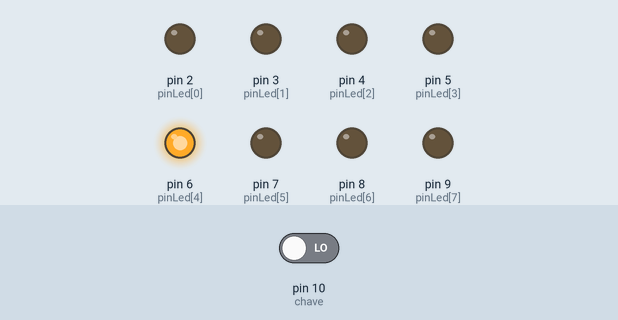
Bench run of a sketch on a simulated Arduino Uno, built with avr-gcc and run on an emulated ATmega328P. On the bench: output pins drawn as LEDs (lit = HIGH). The inputs (shaded band) are chosen by the test bench; at power-on: pin 10 (chave) LOW. What the sketch prints to the serial monitor is not drawn.

Above: at 1.2 s.
1.3 s: pin 10 (chave) driven HIGH
At 1.35 s:
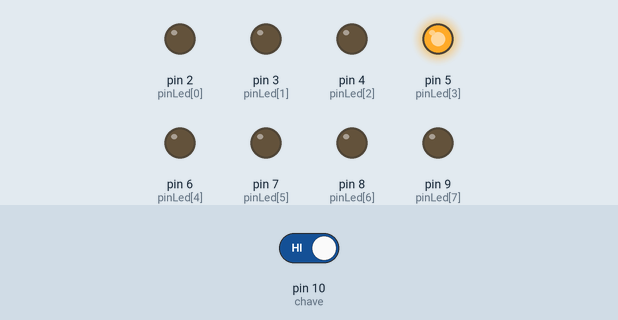
At 2.2 s:
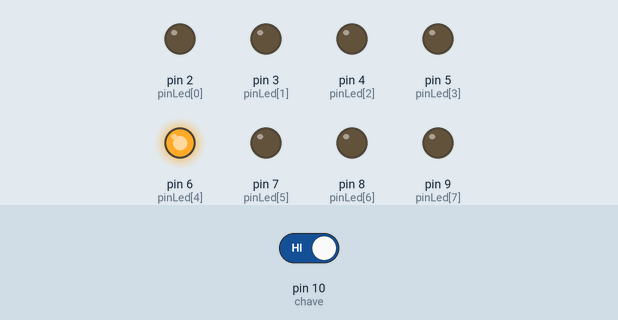
6.6 s: pin 10 (chave) driven LOW
At 8.2 s:
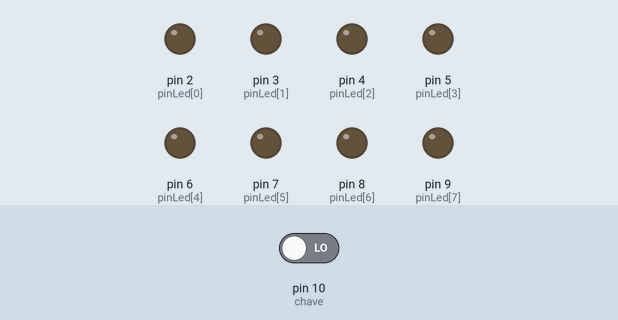
Timing chart, 0 to 9.7 s (numbered marks = the images above; inputs shaded):
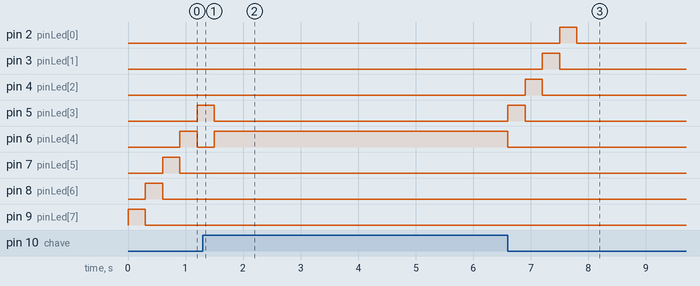

The sketch:

LED_CHAVE.ino
```cpp
int pinLed[8] = { 2, 3, 4, 5, 6, 7, 8, 9 };
unsigned int ledAtual, maxLeds = 8, minLeds = 0;
int chave = 10;
bool chave_on;

void setup() {
  for (int i = 0; i <= maxLeds; i++)
  {
    pinMode(pinLed[i], OUTPUT);
  }
  pinMode(chave, INPUT);

   Serial.begin(9600);
   ledAtual = digitalRead(chave) ? 0 : 8;

}

void loop() {

  chave_on = digitalRead(chave);

  Serial.println(ledAtual);

  if (chave_on)
  {
    for ( int i = ledAtual; i < maxLeds; i++)
    {
      digitalWrite(pinLed[ledAtual], HIGH);
      delay(300);
      digitalWrite(pinLed[ledAtual], LOW);
      if (digitalRead(chave) != chave_on)
        return;
    }
  } else {
    for ( ledAtual = ledAtual; ledAtual > minLeds; ledAtual--)
    {
      digitalWrite(pinLed[ledAtual-1], HIGH);
      delay(300);
      digitalWrite(pinLed[ledAtual-1], LOW);
      if (digitalRead(chave) != chave_on)
        return;
    }
  }

}
```

Measured:
- after the input at 1.3 s, pin 2 (pinLed[0]): stays LOW (without the input it goes to HIGH after 0.80 s); pin 3 (pinLed[1]): stays LOW (without the input it goes to HIGH after 0.50 s); pin 4 (pinLed[2]): stays LOW (without the input it goes to HIGH after 0.20 s); pin 6 (pinLed[4]): LOW → HIGH after 0.20 s
- after the input at 6.6 s, pin 2 (pinLed[0]): LOW → HIGH after 0.90 s, → LOW 0.30 s later; pin 3 (pinLed[1]): LOW → HIGH after 0.60 s, → LOW 0.30 s later; pin 4 (pinLed[2]): LOW → HIGH after 0.30 s, → LOW 0.30 s later; pin 5 (pinLed[3]): LOW → HIGH at once, → LOW 0.30 s later; pin 6 (pinLed[4]): HIGH → LOW at once
